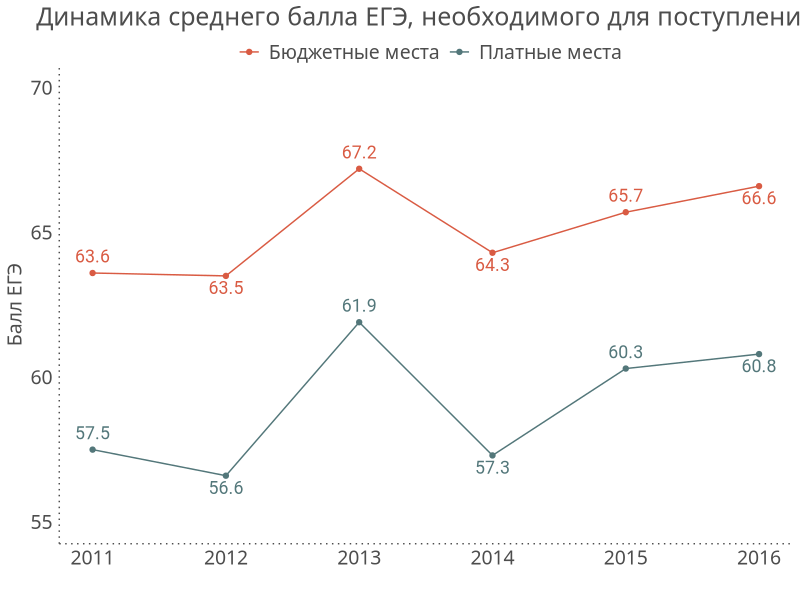
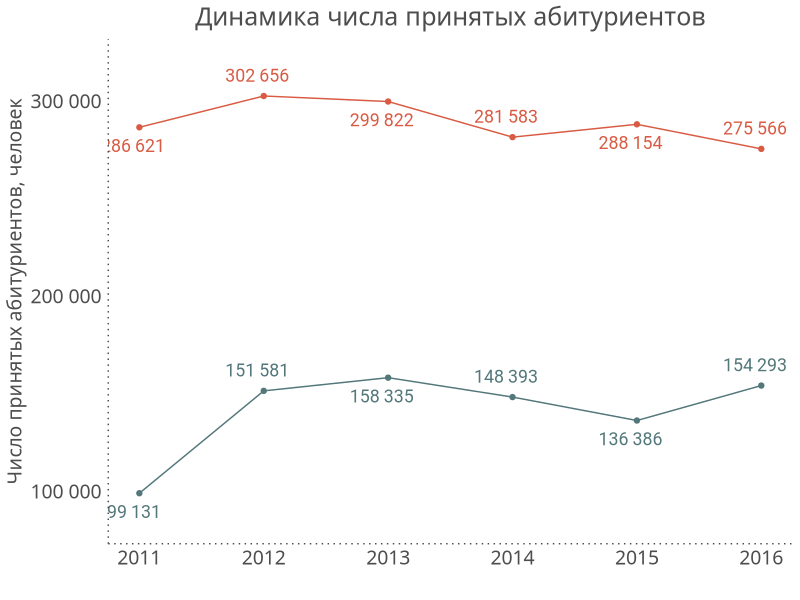
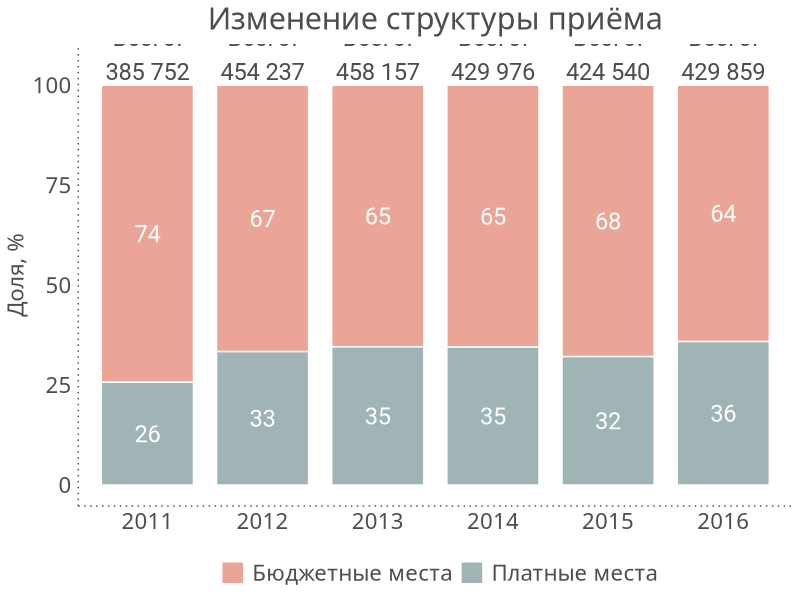
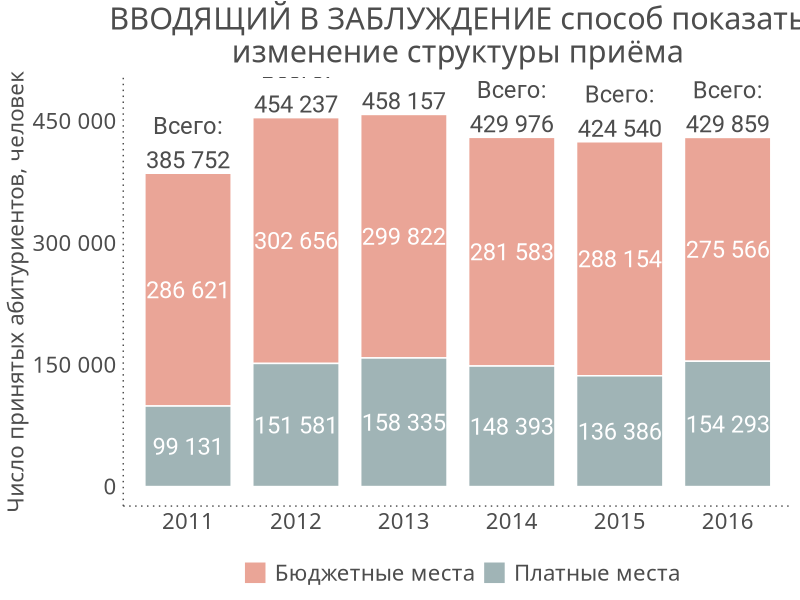
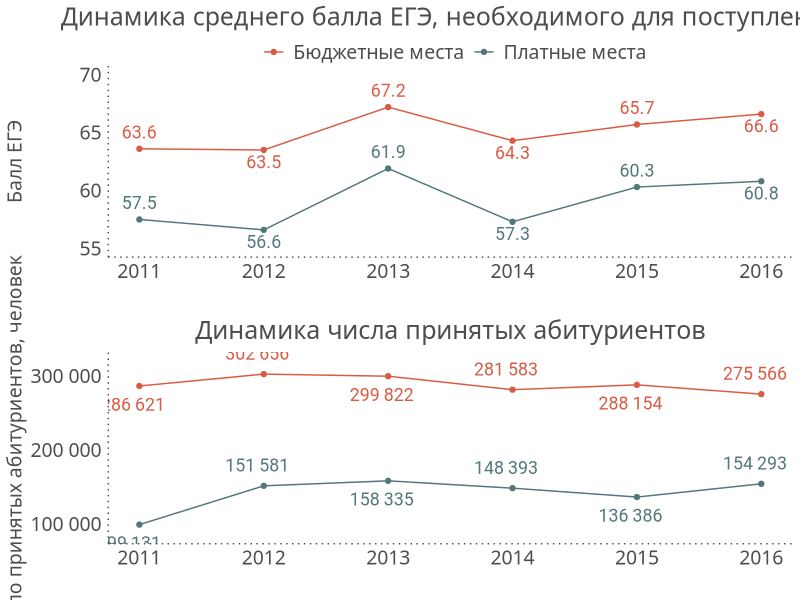
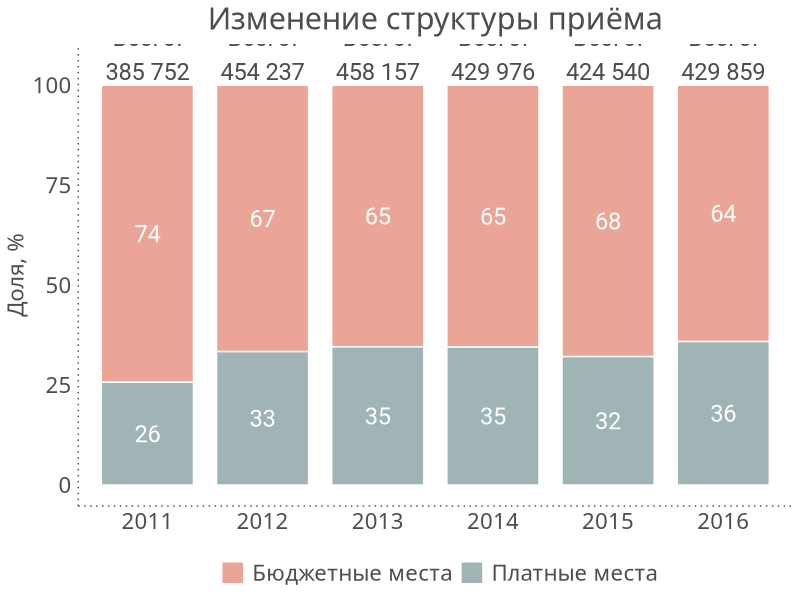
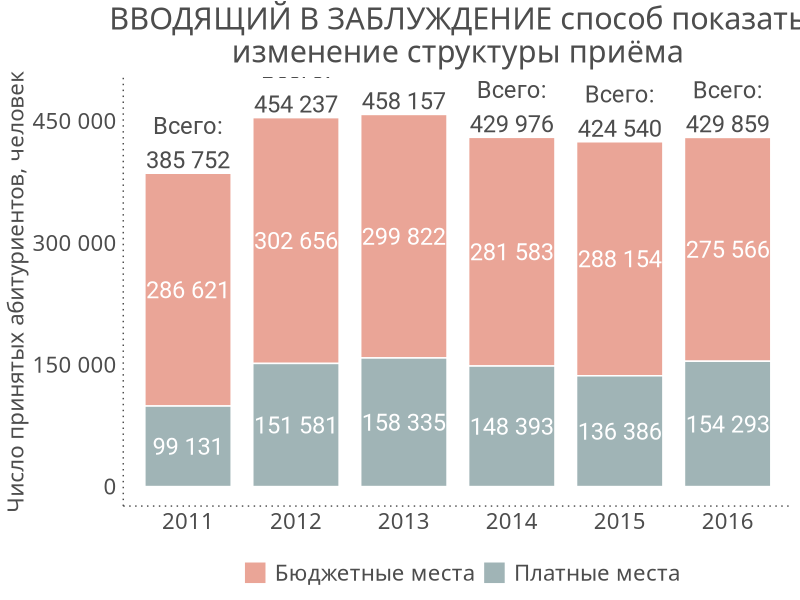

R code for these plots, in order: (Note: this script raises an error after producing the figures.)
# Average USE time series

# Original plot and data source
# https://ege.hse.ru/stata

# Load libraries ----
library("dplyr")
library("reshape2")
library("ggplot2")
library("grid")  # for plots arrangement

# Special helper function to add spaces in large numbers: 10000 - > 10 000
format_space <- function(vect) {
  vect <- format(vect, big.mark = " ", scientific = FALSE, trim = TRUE)
  return(vect)
}

# Load data ----
d <- read.csv("data/use_dynam.csv", stringsAsFactors = FALSE)

# Create separate dataset for USE and transform it to long format ----
d_use <- d %>%
  select(year, ege_av_bud, ege_av_pr) %>%
  melt(id = "year")

# Create separate dataset for ADMISSION and transform it to long format ----
d_adm <- d %>%
  select(year, adm_bud, adm_pr) %>%
  melt(id = "year")

# USE time series plot ----
use_ts <- ggplot(data = d_use, aes(x = year, y = value, color = variable)) +
  geom_line() +
  geom_point() +
  geom_text(aes(label = value,
                vjust = ifelse(year %in% seq(2011, 2015, 2), -0.8, 1.4)),
            size = 4.5,
            family = "Roboto",
            show.legend = FALSE) +
  scale_y_continuous(breaks = seq(55, 70, 5), 
                     labels = seq(55, 70, 5),
                     limits = c(55, 70)) +
  scale_color_manual(name = "",
                     labels = c("Бюджетные места", "Платные места"),
                     values = c("#D95B43", "#53777A")) +
  labs(title = "Динамика среднего балла ЕГЭ, необходимого для поступления",
       y = "Балл ЕГЭ",
       x = "") +
  theme(axis.text = element_text(size = 14, family = "PT Sans", color = "grey30"),
        axis.title = element_text(size = 14, family = "PT Sans", color = "grey30"),
        axis.ticks = element_blank(),
        axis.line = element_line(color = "grey30", linetype = "dotted"),
        plot.title = element_text(size = 18, family = "PT Sans", color = "grey30", hjust = 0.5),
        legend.position = "top",
        legend.key = element_blank(),
        legend.text = element_text(size = 14, family = "PT Sans", color = "grey30"),
        legend.box.margin = margin(t = -5, b = -15, unit = "pt"),
        panel.background = element_blank())

use_ts

# Admission plot ----
adm_ts <- ggplot(data = d_adm, aes(x = year, y = value, color = variable)) +
  geom_line() +
  geom_point() +
  geom_text(aes(label = format_space(value),
                vjust = ifelse(!(year %in% seq(2011, 2015, 2)), -1.1, 1.9),
                hjust = 0.6),
            size = 4.5,
            family = "Roboto",
            show.legend = FALSE) +
  scale_y_continuous(breaks = seq(100000, 300000, 100000), 
                     limits = c(85000, 320000),
                     labels = format_space) +
  scale_color_manual(name = "",
                     labels = c("Бюджетные места", "Платные места"),
                     values = c("#D95B43", "#53777A")) +
  labs(title = "Динамика числа принятых абитуриентов",
       y = "Число принятых абитуриентов, человек",
       x = "") +
  theme(axis.text = element_text(size = 14, family = "PT Sans", color = "grey30"),
        axis.title = element_text(size = 14, family = "PT Sans", color = "grey30"),
        axis.ticks = element_blank(),
        axis.line = element_line(color = "grey30", linetype = "dotted"),
        plot.title = element_text(size = 18, family = "PT Sans", color = "grey30", hjust = 0.5),
        legend.position = "none",
        panel.background = element_blank())

adm_ts

# Align plots by left edge ----
# Details: http://stackoverflow.com/questions/13294952/left-align-two-graph-edges-ggplot

# Convert to grob object
grU <- ggplotGrob(use_ts)
grA <- ggplotGrob(adm_ts)

# Save to png. ggsave is powerless here ----
grid.newpage()
png(filename = "plots/use_ts/use_ts_after.png", width = 10, height = 10, units = "in", res = 70)
grid.draw(rbind(grU, grA))
dev.off()

# Admission structure ----

# Prepare initial data. Calculate fractions
d_adm_str <- d_adm %>%
  mutate(year = factor(year)) %>%
  group_by(year) %>%
  mutate(fracts = value/sum(value))

# Additional dataset with total number of admitted students
d_tot_adm <- d_adm %>%
  mutate(year = factor(year)) %>%
  group_by(year) %>%
  summarise(tot_numb = sum(value))

# Correct plot
adm_str_pl_1 <- ggplot(data = d_adm_str, aes(x = year, y = fracts, fill = variable)) +
  geom_bar(stat = "identity", color = "white", width = 0.8, alpha = 0.55) +
  geom_text(aes(label = round(100 * fracts, 0)), 
            position = position_stack(vjust = 0.5),
            family = "Roboto",
            size = 6,
            color = "white") +
  geom_text(data = d_tot_adm, 
            aes(x = year, 
                y = 1, 
                fill = NULL, 
                label = paste0("Всего:\n", format_space(tot_numb)),
                vjust = -0.1),
            family = "Roboto",
            size = 6,
            color = "grey30") +
  scale_y_continuous(breaks = seq(0, 1, 0.25), 
                     labels = seq(0, 100, 25),
                     limits = c(0, 1.05)) +
  scale_fill_manual(name = "",
                     labels = c("Бюджетные места", "Платные места"),
                     values = c("#D95B43", "#53777A")) +
  labs(title = "Изменение структуры приёма",
       y = "Доля, %",
       x = "") +
  theme(axis.text = element_text(size = 16, family = "PT Sans", color = "grey30"),
        axis.title = element_text(size = 16, family = "PT Sans", color = "grey30"),
        axis.ticks = element_blank(),
        axis.line = element_line(color = "grey30", linetype = "dotted"),
        plot.title = element_text(size = 22, family = "PT Sans", color = "grey30", hjust = 0.5),
        legend.position = "bottom",
        legend.key = element_blank(),
        legend.text = element_text(size = 16, family = "PT Sans", color = "grey30"),
        legend.box.margin = margin(t = -15, unit = "pt"),
        panel.background = element_blank())

adm_str_pl_1

ggsave("plots/use_ts/use_struct_correct.png", adm_str_pl_1, width = 12, height = 8, units = "in")


# Not so correct and not so useful way to display dynamics
adm_str_pl_2 <- ggplot(data = d_adm_str, aes(x = year, y = value, fill = variable)) +
  geom_bar(stat = "identity", color = "white", width = 0.8, alpha = 0.55) +
  geom_text(aes(label = format_space(value)),
            position = position_stack(vjust = 0.5),
            family = "Roboto",
            size = 6,
            color = "white") +
  geom_text(data = d_tot_adm,
            aes(x = year,
                y = tot_numb,
                fill = NULL,
                label = paste0("Всего:\n", format_space(tot_numb)),
                vjust = -0.1),
            family = "Roboto",
            size = 6,
            color = "grey30") +
  scale_y_continuous(breaks = seq(0, 450000, 150000),
                     labels = format_space,
                     limits = c(0, 480000)) +
  scale_fill_manual(name = "",
                    labels = c("Бюджетные места", "Платные места"),
                    values = c("#D95B43", "#53777A")) +
  labs(title = "ВВОДЯЩИЙ В ЗАБЛУЖДЕНИЕ способ показать\nизменение структуры приёма",
       y = "Число принятых абитуриентов, человек",
       x = "") +
  theme(axis.text = element_text(size = 16, family = "PT Sans", color = "grey30"),
        axis.title = element_text(size = 16, family = "PT Sans", color = "grey30"),
        axis.ticks = element_blank(),
        axis.line = element_line(color = "grey30", linetype = "dotted"),
        plot.title = element_text(size = 22, family = "PT Sans", color = "grey30", hjust = 0.5),
        legend.position = "bottom",
        legend.key = element_blank(),
        legend.text = element_text(size = 16, family = "PT Sans", color = "grey30"),
        legend.box.margin = margin(t = -15, unit = "pt"),
        panel.background = element_blank())

adm_str_pl_2

ggsave("plots/use_ts/use_struct_not_quite_correct_and_useful.png", adm_str_pl_2, width = 12, height = 8, units = "in")


# Absolute and relative data on one plot
adm_str_pl_3 <- ggplot(data = d_adm_str, aes(x = fct_rev(year), y = fracts, fill = variable)) +
  geom_bar(stat = "identity", color = "white", width = 0.8, alpha = 0.55) +
  geom_text(aes(label = paste0(format_space(value), " = ", round(100 * fracts, 0), "%")),
            position = position_stack(vjust = 0.5),
            family = "Roboto",
            angle = 45,
            size = 6,
            color = "white") +
  geom_text(data = d_tot_adm,
            aes(x = year,
                y = 1,
                fill = NULL,
                label = paste0("Всего:\n", format_space(tot_numb))),
            family = "Roboto",
            size = 6,
            color = "grey30",
            vjust = -0.1) +
  # coord_flip() +
  scale_y_continuous(breaks = seq(0, 1, 0.25),
                     labels = seq(0, 100, 25),
                     limits = c(0, 1.05)) +
  scale_fill_manual(name = "",
                    labels = c("Бюджетные места", "Платные места"),
                    values = c("#D95B43", "#53777A")) +
  labs(title = "Изменение структуры приёма",
       y = "Доля, %",
       x = "") +
  theme(axis.text = element_text(size = 16, family = "PT Sans", color = "grey30"),
        axis.title = element_text(size = 16, family = "PT Sans", color = "grey30"),
        axis.ticks = element_blank(),
        axis.line = element_line(color = "grey30", linetype = "dotted"),
        plot.title = element_text(size = 22, family = "PT Sans", color = "grey30", hjust = 0.5),
        legend.position = "bottom",
        legend.key = element_blank(),
        legend.text = element_text(size = 16, family = "PT Sans", color = "grey30"),
        legend.box.margin = margin(t = -15, unit = "pt"),
        panel.background = element_blank())

adm_str_pl_3

ggsave("plots/use_ts/use_struct_abs_rel.png", adm_str_pl_3, width = 12, height = 8, units = "in")
